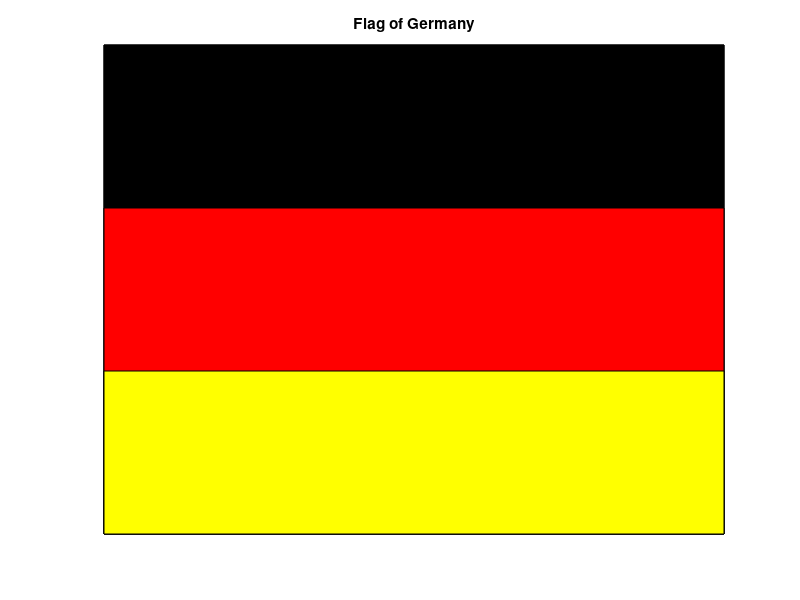

The MATLAB script that drew this image:
%% Problem 3
% plots the flag of Germany using rectangle and patch

clear; clc; close all;

rectangle('Position',[0 0 7 3])

% specifies verticies of rectangle
b1 = [0 0; 7 0; 7 3; 0 3];
% specifies how to connect verticies of rectangle
b2 = [1 2 3 4];
% patches together faces with verticies and specifies
% color of rectangle
patch('Faces',b2,'Vertices',b1,'FaceColor','black')

r1 = [0 0; 7 0; 7 2; 0 2];
r2 = [1 2 3 4];
patch('Faces',r2,'Vertices',r1,'FaceColor','red')

y1 = [0 0; 7 0; 7 1; 0 1];
y2 = [1 2 3 4];
patch('Faces',y2,'Vertices',y1,'FaceColor','yellow')

axis off;
title('Flag of Germany');



